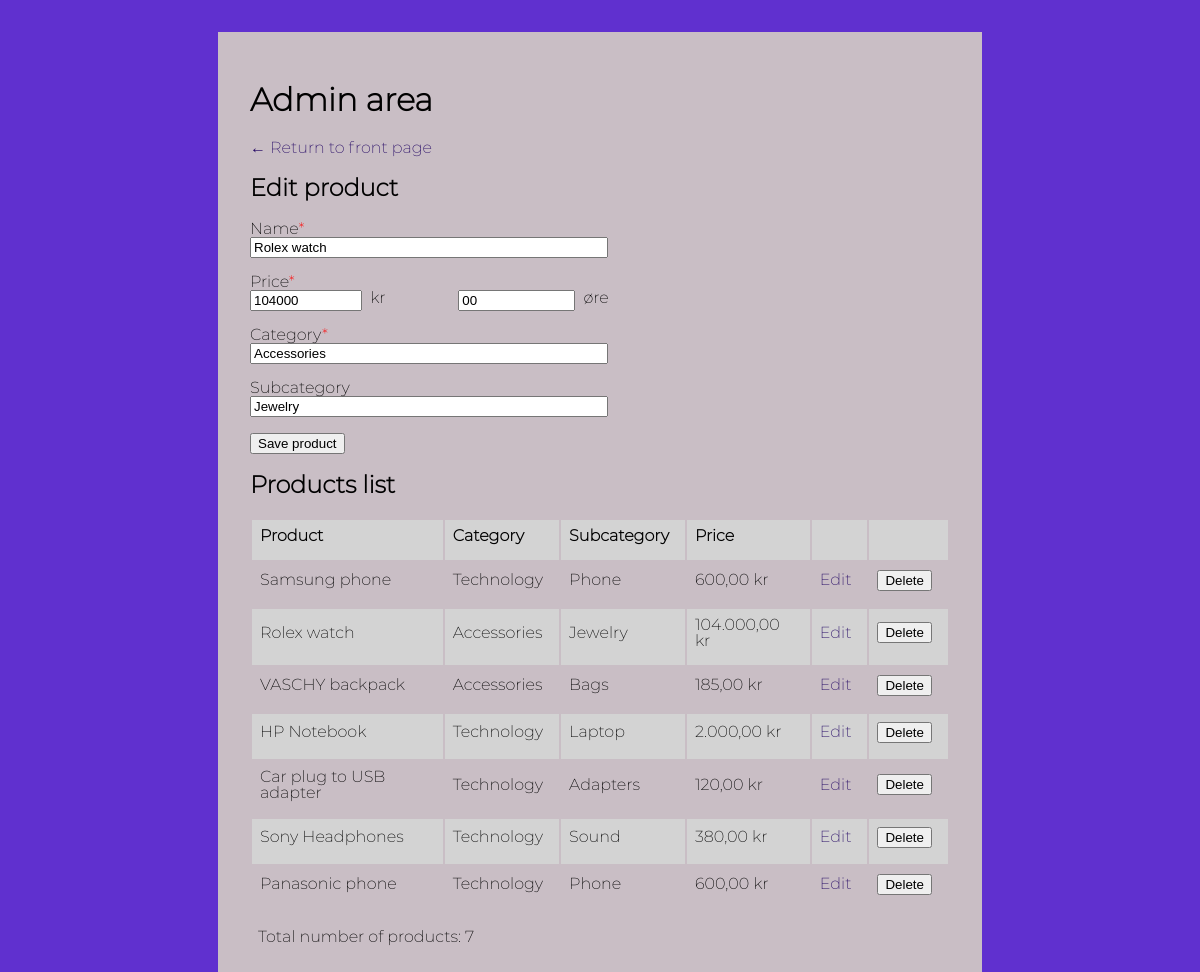
Page /admin.php?editId=4 (signed in) on the committed database.
### tables this page shows
CREATE TABLE IF NOT EXISTS `products` (
  `id` int NOT NULL AUTO_INCREMENT,
  `name` varchar(255) NOT NULL,
  `price` double(10,2) NOT NULL,
  `category` varchar(255) DEFAULT NULL,
  `subCategory` varchar(255) DEFAULT NULL,
  PRIMARY KEY (`id`)
);

### admin.php (the view, shortened to what this page needs)
<?php
$authenticated = false;
if (array_key_exists('user', $_SESSION) && $_SESSION['user']['admin']) $authenticated = true;
$dbc = mysqli_connect('localhost', 'root', 'root', 'phpmandetory');
$editId = ($_GET['editId']) ?? null;
$editProduct = false;
if ($editId) $editProduct = true;
$query = 'SELECT id, name, price, category, subCategory FROM products';
$response = mysqli_query($dbc, $query);
$products = [];
while ($product = mysqli_fetch_array($response)) {
    $products[] = [
        'id' => $product['id'],
        'name' => $product['name'],
        'price' => (int)$product['price'],
        'category' => $product['category'],
        'subCategory' => $product['subCategory'],
        'image' =>
            str_replace("'", '',
                str_replace([' '], '-',
                    str_replace(" - ", '-',
                        strtolower($product['name']))
                )
            )
    ];
}
function formatPrice(int $cents): string
{
    return number_format(($cents / 100), 2, ',', '.') . " kr";
}
$editingProduct = null;
if ($editProduct) {
    foreach ($products as $product_id => $product) {
        if ($product['id'] === $editId) $editingProduct = $product;
    }
}
?>
<!doctype html>
<html lang="en">
<head>
    <link rel="stylesheet" href="style.css">
</head>
<body>
    <main>
        <h1>Admin area</h1>
        <a class="return-button" href="index.php">&larr; Return to front page</a>
        <?php if ($authenticated): ?>
        <?php if ($editProduct): ?>
            <h2>Edit product</h2>
        <?php endif; ?>
        <form action="admin.php<?php if ($editingProduct) echo "?editId=" . $editingProduct['id'] ?>" method="POST">
            <div class="input-container">
                <label for="name">Name<span class="required-star">*</span></label>
                <input type="text" name="name" id="name" required value="<?php echo $editingProduct['name'] ?? '' ?>"/>
            </div>
            <div class="split-input">
                <div class="input-container">
                    <label for="price-kr">Price<span class="required-star">*</span></label>
                    <div class="split-input">
                        <input type="number" name="price-kr" id="price-kr" required value="<?php echo substr($editingProduct['price'], 0, -2) ?? '' ?>"/>
                        <p>kr</p>
                    </div>
                </div>
                <div class="input-container">
                    <label for="price-ore" style="color: transparent;">Price</label>
                    <div class="split-input">
                        <input type="number" name="price-ore" id="price-ore" required minlength="2" value="<?php echo substr($editingProduct['price'], -2) ?? '' ?>"/>
                        <p>øre</p>
                    </div>
                </div>
            </div>
            <div class="input-container">
                <label for="category">Category<span class="required-star">*</span></label>
                <input type="text" name="category" id="category" required value="<?php echo $editingProduct['category'] ?? '' ?>"/>
            </div>
            <div class="input-container">
                <label for="subcategory">Subcategory</label>
                <input type="text" name="subCategory" id="subCategory" value="<?php echo $editingProduct['subCategory'] ?? '' ?>"/>
            </div>
            <?php if ($editProduct): ?>
                <button type="submit">Save product</button>
            <?php endif; ?>
        </form>
        <h2>Products list</h2>
        <table class="products-administration">
            <tr>
                <th>Product</th>
                <th>Category</th>
                <th>Subcategory</th>
                <th>Price</th>
                <th></th>
                <th></th>
            </tr>
            <?php foreach ($products as $product_id => $product): ?>
                <tr>
                    <td><?php echo $product['name'] ?></td>
                    <td><?php echo $product['category'] ?></td>
                    <td><?php echo $product['subCategory'] ?></td>
                    <td><?php echo formatPrice($product['price']) ?></td>
                    <td> <a href="admin.php?editId=<?php echo $product['id'] ?>">Edit</a></td>
                    <td> <form action="admin.php?deleteId=<?php echo $product['id'] ?>" method="POST"> <button type="submit">Delete</button></form></td>
                </tr>
            <?php endforeach; ?>
        </table>
        <div class="total-products">Total number of products: <?php echo count($products) ?></div>
        <?php endif ?>
    </main>
</body>
</html>

### style.css (style rules this page uses)
html { font-family: 'montserrat'; background-color: #6030cf; }
main { width: 700px; margin: 32px auto; background-color: #c9bec5; padding: 32px; }
a { color: #260a66; text-decoration: none; }
label { display: block; }
input { display: block; width: 50%; }
.input-container { margin-bottom: 16px; }
table { width: 100%; }
th { text-align: left; }
td, th { padding: 8px 16px 16px 8px; }
tr:nth-child(odd) { background-color: lightgrey; }
.split-input { display: flex; }
.split-input p { margin: 0 0 0 8px; }
.required-star { color: red; }
.total-products { padding: 16px 8px; }

### rows in the picture
products: name "Rolex watch", price-kr "104000", price-ore "00", category "Accessories", subCategory "Jewelry", price "104.000,00 kr"
products: name "Samsung phone", category "Technology", subCategory "Phone", price "600,00 kr"
products: name "VASCHY backpack", category "Accessories", subCategory "Bags", price "185,00 kr"
products: name "HP Notebook", category "Technology", subCategory "Laptop", price "2.000,00 kr"
products: name "Car plug to USB adapter", category "Technology", subCategory "Adapters", price "120,00 kr"
products: name "Sony Headphones", category "Technology", subCategory "Sound", price "380,00 kr"
products: name "Panasonic phone", category "Technology", subCategory "Phone", price "600,00 kr"

### other values in the picture
count($products) "7"
